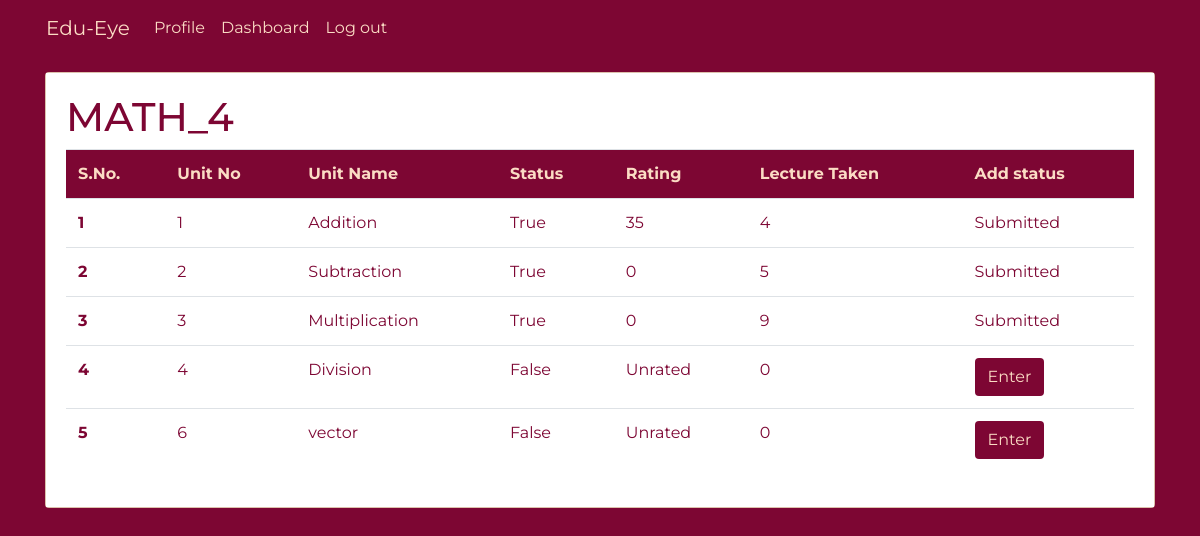
Screenshot of /teacher/unit_teacher/1 (signed in) with the database file from the repository.
### account/models.py (models this page shows)
class TrackProgressBatchCourse(models.Model):
    unit = models.ForeignKey(Unit, on_delete=models.CASCADE, null=True)
    batchcourse = models.ForeignKey(BatchCourse, on_delete=models.CASCADE,null=True)
    is_completed = models.BooleanField(default=False)
    rating = models.IntegerField(default=0)
    students_polled = models.IntegerField(default=0)
    lecture_taken=models.IntegerField(default=0)
    class Meta:
        unique_together = ('unit', 'batchcourse')
    def __str__(self):
        return str(self.unit)+ " - " + str(self.batchcourse)

class BatchCourse(models.Model):
    batch = models.ForeignKey(Batch, on_delete=models.CASCADE)
    course = models.ForeignKey(Course, on_delete=models.CASCADE)
    def __str__(self):
        return str(self.batch) + " - " + str(self.course.name)

class Course(models.Model):
    SUBJECT = (("MATH", "Mathematics"), ("ENG", "English"),
                  ("HINDI", "Hindi"), ("SCI", "Science"))
    name = models.TextField(default=1,choices=SUBJECT)
    class_no = models.IntegerField()
    def __str__(self):
        return str(self.name) +"_"+str(self.class_no)

class Unit(models.Model):
    unit_no = models.IntegerField()
    name = models.TextField()
    course = models.ForeignKey(Course, on_delete=models.CASCADE)
    ideallecture = models.IntegerField(default=5)
    def __str__(self):
        return str(self.name)+ " - " + str(self.course.name)

### teacher/views.py (the view)
# urls.py: path('unit_teacher/<int:bid>',views.unitdetail,name="unit_teacher"),
@login_required(login_url='login')
def unitdetail(request, bid):
    if request.user.is_teacher ==True:
        if request.user.is_teacher ==True:
            batchdetail = TrackProgressBatchCourse.objects.filter(batchcourse_id=bid)
            print(batchdetail)
            rating = []
            for bd in batchdetail:
                if bd.is_completed==True:
                    if bd.students_polled!=0:
                        x=bd.rating/bd.students_polled
                        rating.append(x)
        return render(request, 'teacher/unitdash.html', {'batchdetails': batchdetail,'bid':bid})
    else:
        print("NOT A Teacher!! login as teacher :P")
        return redirect('login')

### account/models.py (called while the page is built)
    def __str__(self):
        return str(self.in_class) + "-" + self.section

### templates/teacher/unitdash.html (shortened to what this page needs)
{% extends 'basic.html' %}
{% load static %}
{% load crispy_forms_tags %}
{% block body %}
<div class="container">
  <div class="card mb-3 mt-3">
    <div class="card-body" style="background-color:#fff">
      <h1 class="title">{{batchdetails.0.batchcourse.course}}</h1>
      <table class="table table-borderless">
        <thead>
          <tr class="tablehead">
            <td scope="col">S.No.</td>
            <td scope="col">Unit No</td>
            <td scope="col">Unit Name</td>
            <td scope="col">Status</td>
            <td scope="col">Rating</td>
            <td scope="col">Lecture Taken</td>
            <td scope="col">Add status</td>
          </tr>
        </thead>
        <tbody>
          {% for batchdetail in batchdetails%}
          <tr>
            <th scope="row">{{ forloop.counter }}</th>
            <td>{{batchdetail.unit.unit_no}}</td>
            <td>{{batchdetail.unit.name}}</td>
            <td>{{batchdetail.is_completed}}</td>
            {% if batchdetail.is_completed %}
            <td>{{batchdetail.rating}}</td>
            <td>{{batchdetail.lecture_taken}}</td>
            <td>Submitted</td>
            {% else %}
            <td>Unrated</td>
            <td>0</td>
            <td>
                                          <button type="button" class="btn " data-toggle="modal"
                                                  data-target="#exampleModal1">
                                                  Enter
                                          </button>
              </td>
            {% endif %}
          </tr>
          {% endfor%}
        </tbody>
      </table>
    </div>
  </div>
</div>
{% endblock body %}

### static/css/basic.css (style rules this page uses)
* { margin: 0; padding: 0; outline: none; box-sizing: border-box; font-family: 'Montserrat', sans-serif; }
body { background-color: #7d0633 !important; margin-bottom: 20px; }
.container { background-color: #7d0633 !important; color: #fbdcc4 !important; }
.tablehead { background-color: #7d0633 !important; color: #fbdcc4 !important; font-weight: bold; }
.btn { background-color: #7d0633; color: #fbdcc4; }
.card { background-color: #fbdcc4 !important; color: #7d0633; }
.card-body { background-color: #7d0633; }

### rows the page displays
TrackProgressBatchCourse: batchcourse.class_no "MATH_4", unit.unit_no "1", unit.name "Addition", is_completed "True", rating "35", lecture_taken "4"
TrackProgressBatchCourse: unit.unit_no "2", unit.name "Subtraction", is_completed "True", rating "0", lecture_taken "5"
TrackProgressBatchCourse: unit.unit_no "3", unit.name "Multiplication", is_completed "True", rating "0", lecture_taken "9"
TrackProgressBatchCourse: unit.unit_no "4", unit.name "Division", is_completed "False", shows "Unrated"
TrackProgressBatchCourse: unit.unit_no "6", unit.name "vector", is_completed "False", shows "Unrated"
